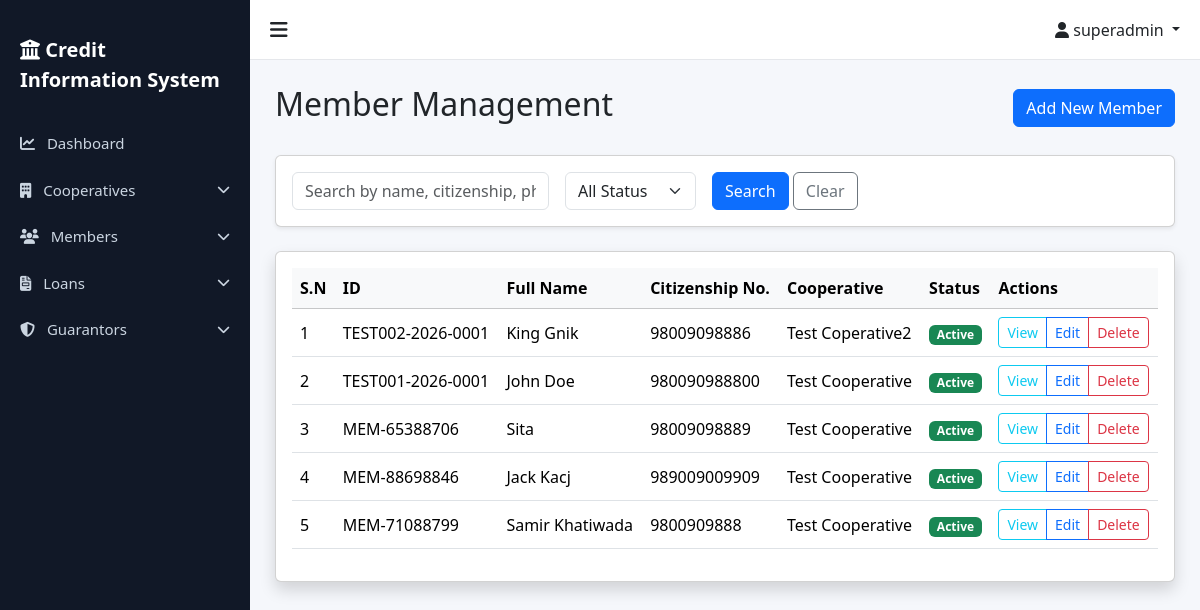
The page /members/ (signed in) on the database as committed earlier.
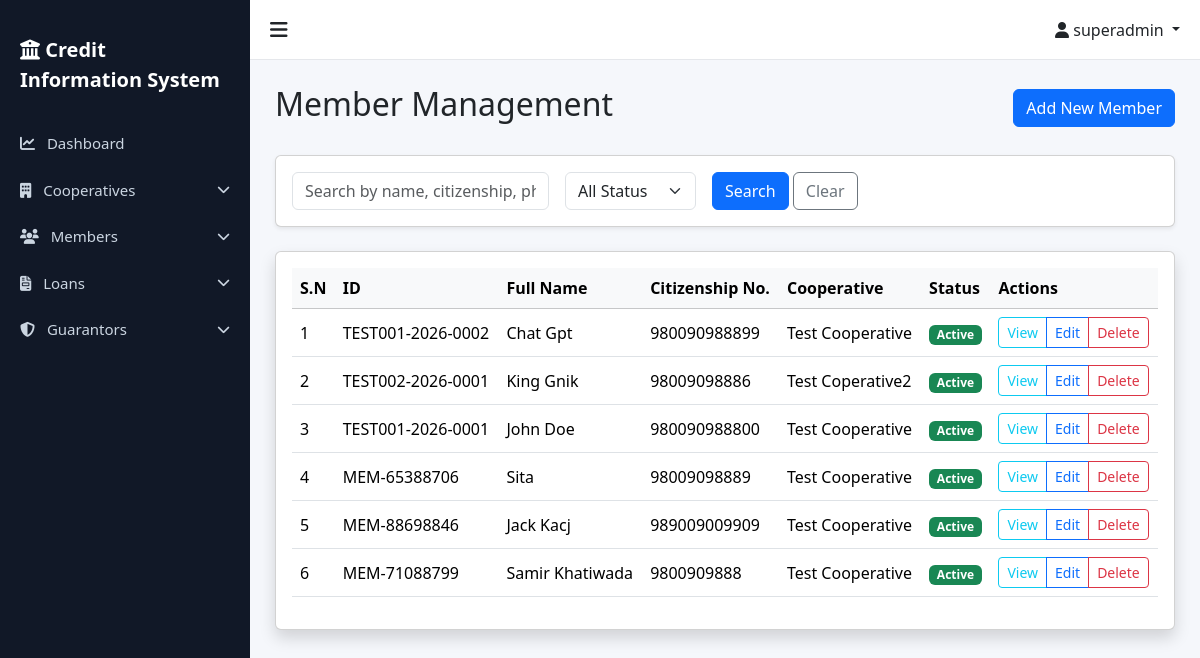
The same page on the database as committed later.
### members/models.py (models this page shows, shortened)
class Member(models.Model):
    full_name = models.CharField(max_length=255)
    citizenship_number = models.CharField(max_length=50, unique=True)
    unique_system_id = models.CharField(max_length=100, unique=True, editable=False)
    address = models.TextField()
    phone = models.CharField(max_length=20)
    blacklist_status = models.BooleanField(default=False)
    cooperative = models.ForeignKey(
        'cooperatives.Cooperative',
        on_delete=models.CASCADE,
        related_name='members'
    )
    created_at = models.DateTimeField(auto_now_add=True)
    updated_at = models.DateTimeField(auto_now=True)
    class Meta:
        ordering = ['-created_at']
        indexes = [
            models.Index(fields=['citizenship_number']),
            models.Index(fields=['unique_system_id']),
            models.Index(fields=['blacklist_status']),
        ]

### cooperatives/models.py (models this page shows, shortened)
class Cooperative(models.Model):
    STATUS_CHOICES = (
        ('active', 'Active'),
        ('inactive', 'Inactive'),
    )
    name = models.CharField(max_length=255)
    code = models.CharField(max_length=50, unique=True)
    address = models.TextField()
    contact = models.CharField(max_length=255)  # Can contain phone/email
    status = models.CharField(max_length=20, choices=STATUS_CHOICES, default='active')
    created_at = models.DateTimeField(auto_now_add=True)
    updated_at = models.DateTimeField(auto_now=True)
    class Meta:
        ordering = ['-created_at']
        verbose_name_plural = 'Cooperatives'

### members/views.py (the view, shortened to what this page needs)
# urls.py: path('', views.MemberListView.as_view(), name='member_list'),
class MemberListView(StaffOrAdminMixin, CooperativeAccessMixin, ListView):
    model = Member
    template_name = 'members/member_list.html'
    context_object_name = 'members'
    paginate_by = 10
    def get_queryset(self):
        qs = super().get_queryset()
        search_query = self.request.GET.get('search', '')
        status_filter = self.request.GET.get('status', '').strip().lower()
        if status_filter == 'blacklisted':
            qs = qs.filter(blacklist_status=True)
        elif status_filter == 'active':
            qs = qs.filter(blacklist_status=False)
        return qs
    def get_context_data(self, **kwargs):
        context = super().get_context_data(**kwargs)
        context['search_query'] = self.request.GET.get('search', '')
        context['status_filter'] = self.request.GET.get('status', '')
        return context

### accounts/models.py (called while the page is built)
    def is_superadmin(self):
        return self.role == 'superadmin'

    def is_admin(self):
        return self.role == 'admin'

    def is_staff_user(self):
        return self.role == 'staff'

### accounts/permissions.py (called while the page is built, shortened)
    def test_func(self):
        return self.request.user.is_authenticated and (
            self.request.user.is_staff_user() or
            self.request.user.is_admin() or
            self.request.user.is_superadmin()
        )

    def get_queryset(self):
        queryset = super().get_queryset()
        if self.request.user.is_superadmin():
            return queryset

    def get_context_data(self, **kwargs):
        context = super().get_context_data(**kwargs)
        if not self.request.user.is_superadmin() and self.request.user.cooperative:
            context['user_cooperative'] = self.request.user.cooperative
        return context

### templates/members/member_list.html (shortened to what this page needs)
{% extends 'base.html' %}
{% block content %}
<div class="d-flex justify-content-between align-items-center mb-4">
    <h2>Member Management</h2>
    <a href="{% url 'members:member_add' %}" class="btn btn-primary">Add New Member</a>
</div>
<div class="card shadow-sm mb-4">
    <div class="card-body">
        <form method="get" id="filter-form" class="row row-cols-lg-auto g-3 align-items-center">
            <div class="col-12">
                <input type="text" name="search" id="search-input" class="form-control"
                    placeholder="Search by name, citizenship, phone, cooperative..." value="{{ search_query }}"
                    autocomplete="off">
            </div>
            <div>
                <div class="col-12">
                    <select name="status" id="status-select" class="form-select">
                        <option value="">All Status</option>
                    </select>
                </div>
            </div>
            <div class="col-12">
                <button type="submit" class="btn btn-primary">Search</button>
                <a href="{% url 'members:member_list' %}" class="btn btn-outline-secondary">Clear</a>
            </div>
        </form>
    </div>
</div>
<div class="card shadow">
    <div class="card-body">
        <div class="table-responsive">
            <table class="table table-hover align-middle">
                <thead class="table-light">
                    <tr>
                        <th>S.N</th>
                        <th>ID</th>
                        <th>Full Name</th>
                        <th>Citizenship No.</th>
                        <th>Cooperative</th>
                        <th>Status</th>
                        <th>Actions</th>
                    </tr>
                </thead>
                <tbody>
                    {% for member in members %}
                    <tr>
                        <td>{{ forloop.counter }}</td>
                        <td>{{ member.unique_system_id }}</td>
                        <td>{{ member.full_name }}</td>
                        <td>{{ member.citizenship_number }}</td>
                        <td>{{ member.cooperative.name }}</td>
                        <td>
                            {% if member.blacklist_status %}
                            <span class="badge bg-danger">Blacklisted</span>
                            {% else %}
                            <span class="badge bg-success">Active</span>
                            {% endif %}
                        </td>
                        <td>
                            <div class="btn-group btn-group-sm">
                                <a href="{% url 'members:member_detail' member.pk %}"
                                    class="btn btn-outline-info">View</a>
                                <a href="{% url 'members:member_edit' member.pk %}"
                                    class="btn btn-outline-primary">Edit</a>
                                {% if user.is_superadmin or user.is_admin %}
                                <a href="{% url 'members:member_delete' member.pk %}"
                                    class="btn btn-outline-danger">Delete</a>
                                {% endif %}
                            </div>
                        </td>
                    </tr>
                    {% empty %}
                    <tr>
                        <td colspan="7" class="text-center py-4">No members found.</td>
                    </tr>
                    {% endfor %}
                </tbody>
            </table>
        </div>
    </div>
</div>
{% endblock %}

Rows that differ between the two databases and show on the page:
added Member: unique_system_id "TEST001-2026-0002", full_name "Chat Gpt", citizenship_number "980090988899", cooperative.name "Test Cooperative", blacklist_status "Active"
